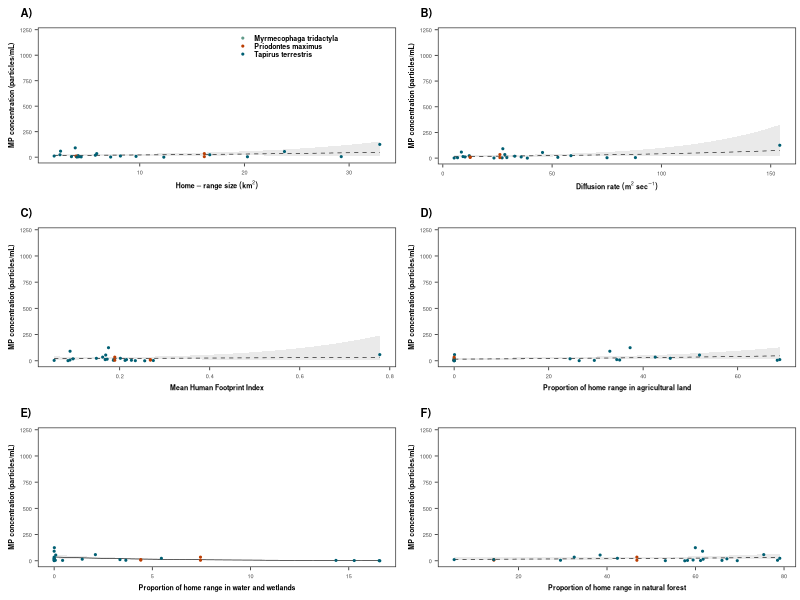

Write the R code that produced this figure.
# This script processes runs the analyses investigating the relationship
# between the observed concentrations of microplastics in blood
# and the animals' patterns of movement and habitat use.
# For each covariate, a statistical anaysis is run, and a figure is generated

# Written by Michael Noonan

# Last updated: October 30 2024

library(mgcv)
library(ggplot2)
library(gridExtra)

#Import the MP concentration dataset
mp_data <- read.csv("data/mp_data/All_general.csv")
mp_data$sex <- as.factor(mp_data$sex)
mp_data$species <- as.factor(mp_data$species)
mp_data[which(mp_data$name == "Alvinho/Alvaro"),"name"] <- "Alvinho_Alvaro"

#Import the estimated movement metrics for the 3 species
tapir_data <- read.csv("data/movement_data/tapir_movement.csv")
anteater_data <- read.csv("data/movement_data/anteater_movement.csv", skip = 2)
armadillo_data <- read.csv("data/movement_data/armadillo_movement.csv")
move_data <- dplyr::bind_rows(tapir_data, armadillo_data)

#Import the estimated land usefor the 3 species
tapir_data <- read.csv("data/movement_data/tapir_land_use.csv")
#anteater_data <- read.csv("data/movement_data/anteater_land_use.csv")
armadillo_data <- read.csv("data/movement_data/armadillo_land_use.csv")
land_use <- dplyr::bind_rows(tapir_data, armadillo_data)
land_use[is.na(land_use)] <- 0

#Merge with the microplastics information
mp_data <- merge(x = mp_data, y = move_data, by.x = c("name", "species"), by.y = c("ID", "binomial"), all.x = TRUE)
mp_data <- merge(x = mp_data, y = land_use, by.x = c("name", "species"), by.y = c("ID", "binomial"), all.x = TRUE)



#-------------------------------------------------------------
# Correlation with home-range size
#-------------------------------------------------------------

#Test for a correlation between home range size and blood MP concentration
fit <- gam(mp_ml ~ hr + s(species, bs = "re") + s(hr, species, bs = "re"),
           family = tw(link = "log"),
           data = mp_data,
           method = "REML")

summary(fit)



a <- 
  ggplot(data = mp_data, aes(x = hr*1e-6, y = mp_ml)) +
  ggtitle("A)") +
  geom_smooth(method = "gam", formula = y ~ x, method.args = list(family = tw(link = "log")), col = "black", fill = "grey80", size = 0.2, linetype = "dashed") +
  geom_point(aes(col = species),size = 0.4) +
  scale_colour_manual(values = c("#619b8a", "#bb3e03", "#005f73"),
                      name = "",
                      labels = c("Myrmecophaga tridactyla", "Priodontes maximus", "Tapirus terrestris")) +
  ylab("MP concentration (particles/mL)") +
  xlab(expression(bold(Home-range~size~(km^2))))+
  theme_bw() +
  theme(panel.grid.major = element_blank(),
        panel.grid.minor = element_blank(),
        axis.title.y = element_text(size=5, family = "sans", face = "bold"),
        axis.title.x = element_text(size=5, family = "sans", face = "bold"),
        axis.text.y = element_text(size=4, family = "sans"),
        axis.text.x  = element_text(size=4, family = "sans"),
        plot.title = element_text(hjust = -0.05, size = 8, family = "sans", face = "bold"),
        legend.text  = element_text(size=5, family = "sans", face = "bold"),
        axis.ticks.length=unit(0.08, "cm"),
        axis.ticks = element_line(size = 0.3),
        legend.position = c(0.7,0.95),
        legend.key.size = unit(0.2, "cm"),
        legend.key.width = unit(0.2, "cm"),
        legend.key = element_rect(fill = "transparent", colour = "transparent"),
        legend.background = element_rect(fill = "transparent"),
        panel.background = element_rect(fill = "transparent"),
        plot.background = element_rect(fill = "transparent", color = NA),
        plot.margin = unit(c(0.2,0.1,0.2,0.2), "cm")) 




#-------------------------------------------------------------
# Correlation with diffusion rate
#-------------------------------------------------------------

#Test for a correlation between home range size and blood MP concentration
fit <- gam(mp_ml ~ diffusion + s(species, bs = "re") + s(diffusion, species, bs = "re"),
           family = tw(link = "log"),
           data = mp_data,
           method = "REML")

summary(fit)



b <- 
  ggplot(data = mp_data, aes(x = diffusion, y = mp_ml)) +
  ggtitle("B)") +
  geom_smooth(method = "gam", formula = y ~ x, method.args = list(family = tw(link = "log")), col = "black", fill = "grey80", size = 0.2, linetype = "dashed") +
  geom_point(aes(col = species),size = 0.4) +
  scale_colour_manual(values = c("#619b8a", "#bb3e03", "#005f73"), name = "") +
  ylab("MP concentration (particles/mL)") +
  xlab(expression(bold(Diffusion~rate~(m^2~sec^-1))))+
  theme_bw() +
  theme(panel.grid.major = element_blank(),
        panel.grid.minor = element_blank(),
        axis.title.y = element_text(size=5, family = "sans", face = "bold"),
        axis.title.x = element_text(size=5, family = "sans", face = "bold"),
        axis.text.y = element_text(size=4, family = "sans"),
        axis.text.x  = element_text(size=4, family = "sans"),
        plot.title = element_text(hjust = -0.05, size = 8, family = "sans", face = "bold"),
        legend.text  = element_text(size=5, family = "sans", face = "bold"),
        axis.ticks.length=unit(0.08, "cm"),
        axis.ticks = element_line(size = 0.3),
        legend.position = "none",
        legend.key.size = unit(0.2, "cm"),
        legend.key.width = unit(0.2, "cm"),
        legend.key = element_rect(fill = "transparent", colour = "transparent"),
        legend.background = element_rect(fill = "transparent"),
        panel.background = element_rect(fill = "transparent"),
        plot.background = element_rect(fill = "transparent", color = NA),
        plot.margin = unit(c(0.2,0.1,0.2,0.2), "cm")) 




#-------------------------------------------------------------
# Correlation with human footprint index
#-------------------------------------------------------------

#Test for a correlation between mean HFI and blood MP concentration
fit <- gam(mp_ml ~ mean_HFI + s(species, bs = "re") + s(mean_HFI, species, bs = "re"),
           family = tw(link = "log"),
           data = mp_data,
           method = "REML")

summary(fit)


c <- 
  ggplot(data = mp_data, aes(x = mean_HFI, y = mp_ml)) +
  ggtitle("C)") +
  geom_smooth(method = "gam", formula = y ~ x, method.args = list(family = tw(link = "log")), col = "black", fill = "grey80", size = 0.2, linetype = "dashed") +
  geom_point(aes(col = species),size = 0.4) +
  scale_colour_manual(values = c("#619b8a", "#bb3e03", "#005f73"), name = "") +
  ylab("MP concentration (particles/mL)") +
  xlab("Mean Human Footprint Index") +
  theme_bw() +
  theme(panel.grid.major = element_blank(),
        panel.grid.minor = element_blank(),
        axis.title.y = element_text(size=5, family = "sans", face = "bold"),
        axis.title.x = element_text(size=5, family = "sans", face = "bold"),
        axis.text.y = element_text(size=4, family = "sans"),
        axis.text.x  = element_text(size=4, family = "sans"),
        plot.title = element_text(hjust = -0.05, size = 8, family = "sans", face = "bold"),
        axis.ticks.length=unit(0.08, "cm"),
        axis.ticks = element_line(size = 0.3),
        legend.position = "none",
        panel.background = element_rect(fill = "transparent"),
        plot.background = element_rect(fill = "transparent", color = NA),
        plot.margin = unit(c(0.2,0.1,0.2,0.2), "cm"))




#-------------------------------------------------------------
# Correlation with agricultural land
#-------------------------------------------------------------


#Test for a correlation between the ammount of agg land in the HR and blood MP concentration
fit <- gam(mp_ml ~ Agriculture + s(species, bs = "re") + s(Agriculture, species, bs = "re"),
           family = tw(link = "log"),
           data = mp_data,
           method = "REML")

summary(fit)

d <- 
  ggplot(data = mp_data, aes(x = Agriculture, y = mp_ml)) +
  ggtitle("D)") +
  geom_smooth(method = "gam", formula = y ~ x, method.args = list(family = tw(link = "log")), col = "black", fill = "grey80", size = 0.2, linetype = "dashed") +
  geom_point(aes(col = species),size = 0.4) +
  scale_colour_manual(values = c("#619b8a", "#bb3e03", "#005f73"), name = "") +
  ylab("MP concentration (particles/mL)") +
  xlab("Proportion of home range in agricultural land") +
  theme_bw() +
  theme(panel.grid.major = element_blank(),
        panel.grid.minor = element_blank(),
        axis.title.y = element_text(size=5, family = "sans", face = "bold"),
        axis.title.x = element_text(size=5, family = "sans", face = "bold"),
        axis.text.y = element_text(size=4, family = "sans"),
        axis.text.x  = element_text(size=4, family = "sans"),
        plot.title = element_text(hjust = -0.05, size = 8, family = "sans", face = "bold"),
        axis.ticks.length=unit(0.08, "cm"),
        axis.ticks = element_line(size = 0.3),
        legend.position = "none",
        panel.background = element_rect(fill = "transparent"),
        plot.background = element_rect(fill = "transparent", color = NA),
        plot.margin = unit(c(0.2,0.1,0.2,0.2), "cm"))




#-------------------------------------------------------------
# Correlation with water and wetlands
#-------------------------------------------------------------


#Test for a correlation between mean HFI and blood MP concentration
fit <- gam(mp_ml ~ Water + s(species, bs = "re") + s(Water, species, bs = "re"),
           family = tw(link = "log"),
           data = mp_data,
           method = "REML")

summary(fit)


e <- 
ggplot(data = mp_data, aes(x = Water, y = mp_ml)) +
  ggtitle("E)") +
  geom_smooth(method = "gam", formula = y ~ x, method.args = list(family = tw(link = "log")), col = "black", fill = "grey80", size = 0.2, linetype = "solid") +
  geom_point(aes(col = species),size = 0.4) +
  scale_colour_manual(values = c("#619b8a", "#bb3e03", "#005f73"), name = "") +
  ylab("MP concentration (particles/mL)") +
  xlab("Proportion of home range in water and wetlands") +
  theme_bw() +
  theme(panel.grid.major = element_blank(),
        panel.grid.minor = element_blank(),
        axis.title.y = element_text(size=5, family = "sans", face = "bold"),
        axis.title.x = element_text(size=5, family = "sans", face = "bold"),
        axis.text.y = element_text(size=4, family = "sans"),
        axis.text.x  = element_text(size=4, family = "sans"),
        plot.title = element_text(hjust = -0.05, size = 8, family = "sans", face = "bold"),
        axis.ticks.length=unit(0.08, "cm"),
        axis.ticks = element_line(size = 0.3),
        legend.position = "none",
        panel.background = element_rect(fill = "transparent"),
        plot.background = element_rect(fill = "transparent", color = NA),
        plot.margin = unit(c(0.2,0.1,0.2,0.2), "cm"))



#-------------------------------------------------------------
# Correlation with water and wetlands
#-------------------------------------------------------------


#Test for a correlation between mean HFI and blood MP concentration
fit <- gam(mp_ml ~ Native_forest + s(species, bs = "re") + s(Native_forest, species, bs = "re"),
           family = tw(link = "log"),
           data = mp_data,
           method = "REML")

summary(fit)


f <- 
  ggplot(data = mp_data, aes(x = Native_forest, y = mp_ml)) +
  ggtitle("F)") +
  geom_smooth(method = "gam", formula = y ~ x, method.args = list(family = tw(link = "log")), col = "black", fill = "grey80", size = 0.2, linetype = "dashed") +
  geom_point(aes(col = species),size = 0.4) +
  scale_colour_manual(values = c("#619b8a", "#bb3e03", "#005f73"), name = "") +
  ylab("MP concentration (particles/mL)") +
  xlab("Proportion of home range in natural forest") +
  theme_bw() +
  theme(panel.grid.major = element_blank(),
        panel.grid.minor = element_blank(),
        axis.title.y = element_text(size=5, family = "sans", face = "bold"),
        axis.title.x = element_text(size=5, family = "sans", face = "bold"),
        axis.text.y = element_text(size=4, family = "sans"),
        axis.text.x  = element_text(size=4, family = "sans"),
        plot.title = element_text(hjust = -0.05, size = 8, family = "sans", face = "bold"),
        axis.ticks.length=unit(0.08, "cm"),
        axis.ticks = element_line(size = 0.3),
        legend.position = "none",
        panel.background = element_rect(fill = "transparent"),
        plot.background = element_rect(fill = "transparent", color = NA),
        plot.margin = unit(c(0.2,0.1,0.2,0.2), "cm"))


FIG <-
  grid.arrange(a,b,c,d,e,f,
               ncol=2,
               nrow=3)


#Save the figures
ggsave(FIG,
       width = 4.75, height = 5.1, units = "in",
       dpi = 600,
       bg = "transparent",
       file="figures/Movement_Trends.png")

